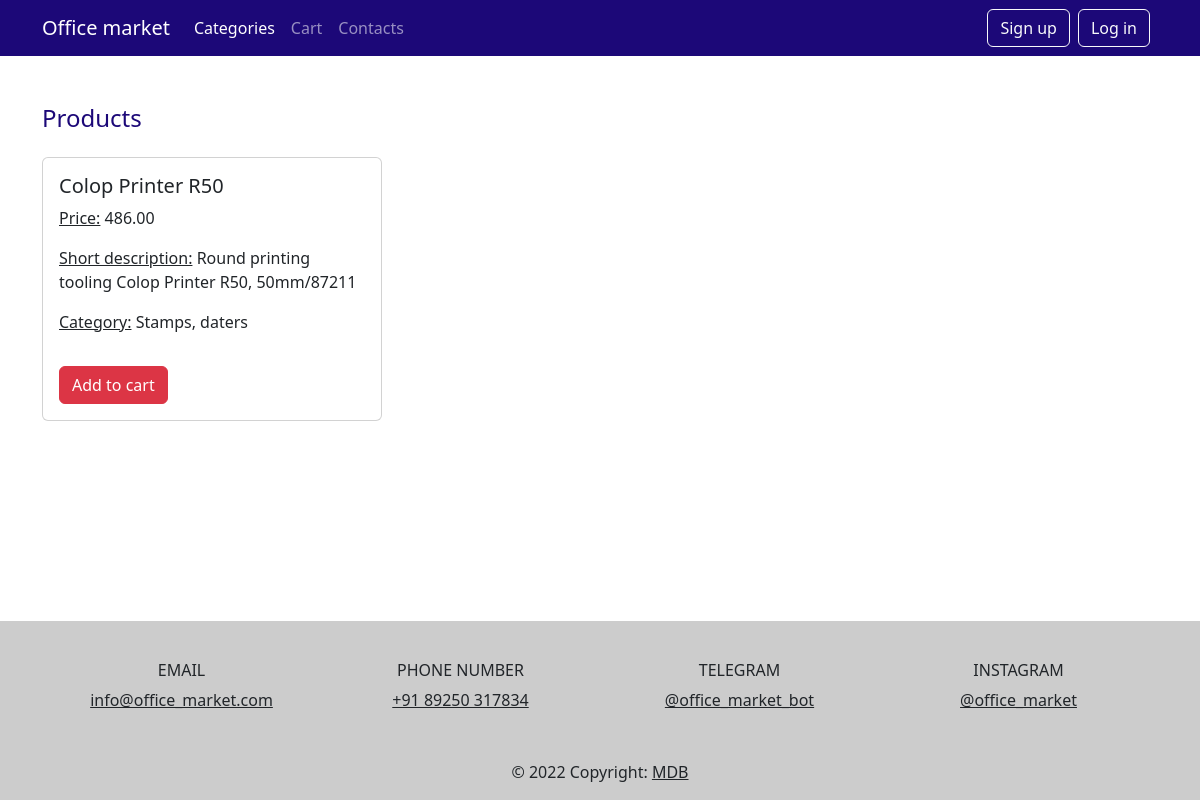
Page /products/3/ on the committed database.
### main/models.py (models this page shows, shortened)
class Product(models.Model):
    name = models.CharField(max_length=70)
    price = models.DecimalField(max_digits=10, decimal_places=2)
    desc = models.TextField(max_length=470)
    category = models.ForeignKey(Category, on_delete=models.CASCADE)

class Category(models.Model):
    name = models.CharField(max_length=70)
    examples = models.TextField(max_length=470, null=True)
    def __str__(self):
        return f'{self.name}'

### main/views.py (the view)
# urls.py: path('products/<int:id>/', product),
def product(request, id: int):
    if id > len(Category.objects.all()):
        return HttpResponseNotFound('Wrong number')
    products = Product.objects.filter(category_id=id)
    return render(request, 'products.html', context={'products': products})

### main/templates/products.html (shortened to what this page needs)
<!DOCTYPE html>
<html lang="en">
<head>
    <link href="https://cdn.jsdelivr.net/npm/bootstrap@5.2.0/dist/css/bootstrap.min.css" rel="stylesheet">
</head>
<body>
    <nav class="navbar navbar-expand-lg navbar-dark" style="background-color: #1C0878">
        <div class="container">
            <a class="navbar-brand" href="#">Office market</a>
            <div class="collapse navbar-collapse" id="navbarNav">
                <ul class="navbar-nav">
                    <li class="nav-item">
                        <a class="nav-link active" aria-current="page" href="/">Categories</a>
                    </li>
                    <li class="nav-item">
                        <a class="nav-link" href="/cart">Cart</a>
                    </li>
                    <li class="nav-item">
                        <a class="nav-link" href="#contacts">Contacts</a>
                    </li>
                </ul>
            </div>
            <div class="d-grid gap-2 d-md-flex justify-content-md-end">
                <a href="/sign_up" class="btn btn-outline-light me-2" type="button">Sign up</a>
            </div>
            <div class="d-grid gap-2 d-md-flex justify-content-md-end">
                <a href="/log_in" class="btn btn-outline-light me-2" type="button">Log in</a>
            </div>
        </div>
    </nav>
    <div class="container my-5">
        <h4 class="title">Products</h4>
        <div class="row row-cols-1 row-cols-md-2 row-cols-lg-3 g-5">
        {% for product in products %}
            <div class="col">
                <div class="card">
                    <div class="card-body">
                        <h5 class="card-title">{{ product.name }}</h5>
                        <p class="card-text">
                            <u>Price:</u> {{ product.price }}
                        </p>
                        <p class="card-text">
                            <u>Short description:</u> {{ product.desc }}
                        </p>
                        <p class="card-text">
                            <u>Category:</u> {{ product.category }}
                        </p>
                    </div>
                    <div class="card-body">
                        <a href="/cart/{{ product.id }}" class="btn btn-danger">Add to cart</a>
                    </div>
                </div>
            </div>
        {% endfor %}
        </div>
    </div>
    <footer class="fixed-bottom text-center text-lg-start">
        <div class="text-center p-3" style="background-color: rgba(0, 0, 0, 0.2);">
            <div class="container p-4">
                <div class="row">
                    <div class="col-lg-3 col-md-6 mb-4 mb-md-0">
                        <h6 class="text-uppercase">Email</h6>
                        <ul class="list-unstyled mb-0">
                            <li>
                                <a href="#" class="text-dark">info@office_market.com</a>
                            </li>
                        </ul>
                    </div>
                    <div class="col-lg-3 col-md-6 mb-4 mb-md-0">
                        <h6 class="text-uppercase">Phone number</h6>
                        <ul class="list-unstyled mb-0">
                            <li>
                                <a href="#" class="text-dark">+91 89250 317834</a>
                            </li>
                        </ul>
                    </div>
                    <div class="col-lg-3 col-md-6 mb-4 mb-md-0">
                        <h6 class="text-uppercase">Telegram</h6>
                        <ul class="list-unstyled mb-0">
                            <li>
                                <a href="#" class="text-dark">@office_market_bot</a>
                            </li>
                        </ul>
                    </div>
                    <div class="col-lg-3 col-md-6 mb-4 mb-md-0">
                        <h6 class="text-uppercase">Instagram</h6>
                        <ul class="list-unstyled mb-0">
                            <li>
                                <a href="#" class="text-dark">@office_market</a>
                            </li>
                        </ul>
                    </div>
                </div>
            </div>
            <br>© 2022 Copyright:
            <a class="text-dark" href="#">MDB</a>
        </div>
    </footer>
</body>
</html>

### main/templates/products.html (style rules this page uses)
.title { color: #1C0878; text-align: left; padding: 0; margin-bottom: 1em; }

### rows in the picture
Product: name "Colop Printer R50", price "486.00", desc "Round printing tooling Colop Printer R50, 50mm/87211", category "Stamps, daters"
